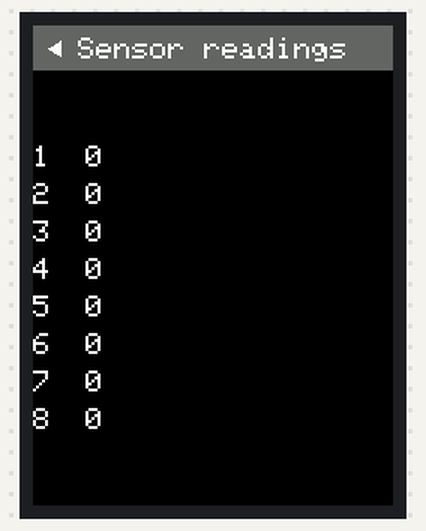
Bench run of a sketch on a simulated ESP32. On the bench: 240×320 colour display. What the sketch prints to the serial monitor is not drawn.

Above: at 0.3 s.

The sketch:

OCTOSENSOR-CENTRAL-v0-2.ino
```cpp
// (licence header left out)
////

// ARRAY WITH 8 SENSORS READINGS

int octoSensor[8] = {0, 0, 0, 0, 0, 0, 0, 0};
int previousOctoSensor[8] = {1023, 1023, 1023, 1023, 1023, 1023, 1023, 1023};


////

//  ESPNOW
#include <esp_now.h>
#include <WiFi.h>

#include <Wire.h>


// TFT LCD DISPLAY 320x240
#include <SPI.h>
#include <TFT_eSPI.h> // Hardware-specific library
TFT_eSPI tft = TFT_eSPI();       // Invoke custom library


/// DEFINE COLORS

#define TFT_GRAY 0x7BEF
#define TFT_LIGHT_GRAY 0xC618
#define TFT_DARK_GRAY 0x632C
#define TFT_GREEN 0x07E0
#define TFT_LIME 0x87E0
#define TFT_BLUE 0x001F
#define TFT_RED 0xF800
#define TFT_AQUA 0x5D1C
#define TFT_YELLOW 0xFFE0
#define TFT_MAGENTA 0xF81F
#define TFT_CYAN 0x07FF
#define TFT_DARK_CYAN 0x03EF
#define TFT_ORANGE 0xFCA0
#define TFT_PINK 0xF97F
#define TFT_BROWN 0x8200
#define TFT_VIOLET 0x9199
#define TFT_SILVER 0xA510
#define TFT_GOLD 0xA508
#define TFT_NAVY 0x000F
#define TFT_MAROON 0x7800
#define TFT_PURPLE 0x780F
#define TFT_OLIVE


// ************************************************************
// REPLACE WITH THE MAC Address of your receiver
//uint8_t broadcastAddress[] = {0xC4, 0x4F, 0x33, 0x3E, 0xCC, 0x21};
uint8_t broadcastAddress[] = {0x24, 0x62, 0xAB, 0xDD, 0x36, 0x78};
//24:62:AB:DD:36:78

// ************************************************************


// Define variables to store BME280 readings to be sent
int octoCommand;
int octoNode;
int octoValue;

// Define variables to store incoming readings
int incomingCommand;
int incomingNode;
int incomingValue;

// Variable to store if sending data was successful
String success;

//Structure example to send data
//Must match the receiver structure
typedef struct struct_message {
    int comm;
    int node;
    int value;
} struct_message;

// Create a struct_message called BME280Readings to hold sensor readings
struct_message OCTOReadings;        //OctoSensorReadings;

// Create a struct_message to hold incoming sensor readings
struct_message incomingReadings;


//   TTTTT    X   X
//     T       X X
//     T        X
//     T       X X
//     T      X   X

// Callback when data is sent
void OnDataSent(const uint8_t *mac_addr, esp_now_send_status_t status) {
  //Serial.print("\r\nLast Packet Send Status:\t");
  //Serial.println(status == ESP_NOW_SEND_SUCCESS ? "TX OK" : "TX Fail");
  if (status ==0){
    success = "TX OK";
  }
  else{
    success = "TX Fail";
  }
}


//   RRRR    X   X
//   R   R    X X
//   RRRR      X
//   R R      X X
//   R  R    X   X

// Callback when data is received

void OnDataRecv(const uint8_t * mac, const uint8_t *incomingData, int len) {
  memcpy(&incomingReadings, incomingData, sizeof(incomingReadings));
  //Serial.print("Bytes received: ");
  //Serial.println(len);
  incomingCommand = incomingReadings.comm;   //COMMAND
  incomingNode = incomingReadings.node;      //NODE
  incomingValue  = incomingReadings.value;   //VALUE

/*
  Serial.print("COMMAND: ");
  Serial.println(incomingCommand);
    Serial.print("NODE: ");
  Serial.println(incomingNode);
    Serial.print("VALUE: ");
  Serial.println(incomingValue);
 */

//////////////////////////////////////////////////////////////////////////////////////
// REMOTE SENSOR VALUE into its position in Array
   octoSensor[incomingNode-1] = incomingValue;
//////////////////////////////////////////////////////////////////////////////////////


}


// *******************************************************
//
//                  S   E   T   U   P
//
// *******************************************************

void setup() {
  // Init Serial Monitor
  Serial.begin(9600);


// ******************************************************* ESPNOW COMM SETUP

  // Set device as a Wi-Fi Station
  WiFi.mode(WIFI_STA);

  // Init ESP-NOW
  if (esp_now_init() != ESP_OK) {
    //Serial.println("Error initializing ESP-NOW");
    return;
  }

  // Once ESPNow is successfully Init, we will register for Send CB to
  // get the status of Trasnmitted packet
  esp_now_register_send_cb(OnDataSent);

  // Register peer
  esp_now_peer_info_t peerInfo;
  memcpy(peerInfo.peer_addr, broadcastAddress, 6);
  peerInfo.channel = 0;
  peerInfo.encrypt = false;

  // Add peer
  if (esp_now_add_peer(&peerInfo) != ESP_OK){
    //Serial.println("Failed to add peer");
    return;
  }
  // Register for a callback function that will be called when data is received
  esp_now_register_recv_cb(OnDataRecv);


//Set up the display
  tft.init();
  tft.setRotation(0);
  tft.fillScreen(TFT_BLACK);
  tft.setTextSize(2);
  tft.setTextColor(TFT_WHITE);

  // MENU HEADER
  // MENU BAR
  tft.fillRect(0, 0, 240, 30, TFT_DARK_GRAY);
  // SETA MENU ARROW
  tft.fillTriangle(18,10, 18,20, 10,15, TFT_WHITE);
  // MENU HEADER TEXT
  tft.setCursor(30, 8);
  tft.println(F("Sensor readings"));

  // PRINT NUMBERS FOR 1 TO 8
  for (int s=0; s<=7; s++) {
    tft.setCursor(0, 80+(s*25));
    tft.print(s+1);

  }


}


// *******************************************************
//
//                    L  O   O   P
//
// *******************************************************


void loop() {
  getSyncMillis();

  // Set values to send
  OCTOReadings.comm = octoCommand;
  OCTOReadings.node = octoNode;
  OCTOReadings.value = octoValue;


  // Send message via ESP-NOW
  esp_err_t result = esp_now_send(broadcastAddress, (uint8_t *) &OCTOReadings, sizeof(OCTOReadings));

  if (result == ESP_OK) {
    //Serial.println("Sent with success");
  }
  else {
    //Serial.println("Error sending the data");
  }
  //updateDisplay();

   updateSensorsBarGraph();


/*
     //ISADORA
      Serial.print(1,DEC); // Canal 1 do Isadora
      Serial.print(octoSensor[0]); // Envia sensor 1
      Serial.println(); //Send a value to eom

      Serial.print(2,DEC); // Canal 2 do Isadora
      Serial.print(octoSensor[1]); // Envia sensor 2
      Serial.println(); //Send a value to eom

      Serial.print(3,DEC); // Canal 2 do Isadora
      Serial.print(octoSensor[2]); // Envia sensor 2
      Serial.println(); //Send a value to eom


      Serial.print(4,DEC); // Canal 2 do Isadora
      Serial.print(octoSensor[3]); // Envia sensor 2
      Serial.println(); //Send a value to eom

      Serial.print(5,DEC); // Canal 2 do Isadora
      Serial.print(octoSensor[4]); // Envia sensor 2
      Serial.println(); //Send a value to eom

      Serial.print(6,DEC); // Canal 2 do Isadora
      Serial.print(octoSensor[5]); // Envia sensor 2
      Serial.println(); //Send a value to eom

      Serial.print(7,DEC); // Canal 2 do Isadora
      Serial.print(octoSensor[6]); // Envia sensor 2
      Serial.println(); //Send a value to eom

      Serial.print(8,DEC); // Canal 2 do Isadora
      Serial.print(octoSensor[7]); // Envia sensor 2
      Serial.println(); //Send a value to eom

  */

     //pureData

      Serial.write(255);
      Serial.write(2);
      Serial.write(254);

      delay(100);

     //Serial.write(octoSensor[0]);

     // for (int s=1; s<=8; s++) {
     //   int pdSensor = s*1000+octoSensor[s-1]; // format
     //   Serial.write(pdSensor); // Envia sensor s
        /// IMPORTANT: Use Serial.write() instead of Serial.print() for pureData [comport] reception
      //}

  delay(250);

  //update8x8();


}


////
////
////  F U N C T I O N S
////
////


void updateSensorsBarGraph() {

  for (int s=0; s<=7; s++) {
    if (octoSensor[s] != previousOctoSensor[s]) {

      // ERASES BACKGROUND OF THE BAR
      tft.fillRect(30, 76+(s*25), 210, 24, TFT_BLACK);
      // DRAWS THE BAR
      tft.fillRect(30, 76+(s*25), octoSensor[s]/5, 24, TFT_RED);
      // PRINTS THE SENSOR VALUE
      tft.setCursor(35, 80+(s*25));
      tft.print(octoSensor[s]);

      previousOctoSensor[s] = octoSensor[s];
    }
  }

}


void getSyncMillis(){

  octoCommand = 10;   // comando 10 = send sync
  octoNode = 10;
  octoValue = millis()/100;

}
```
